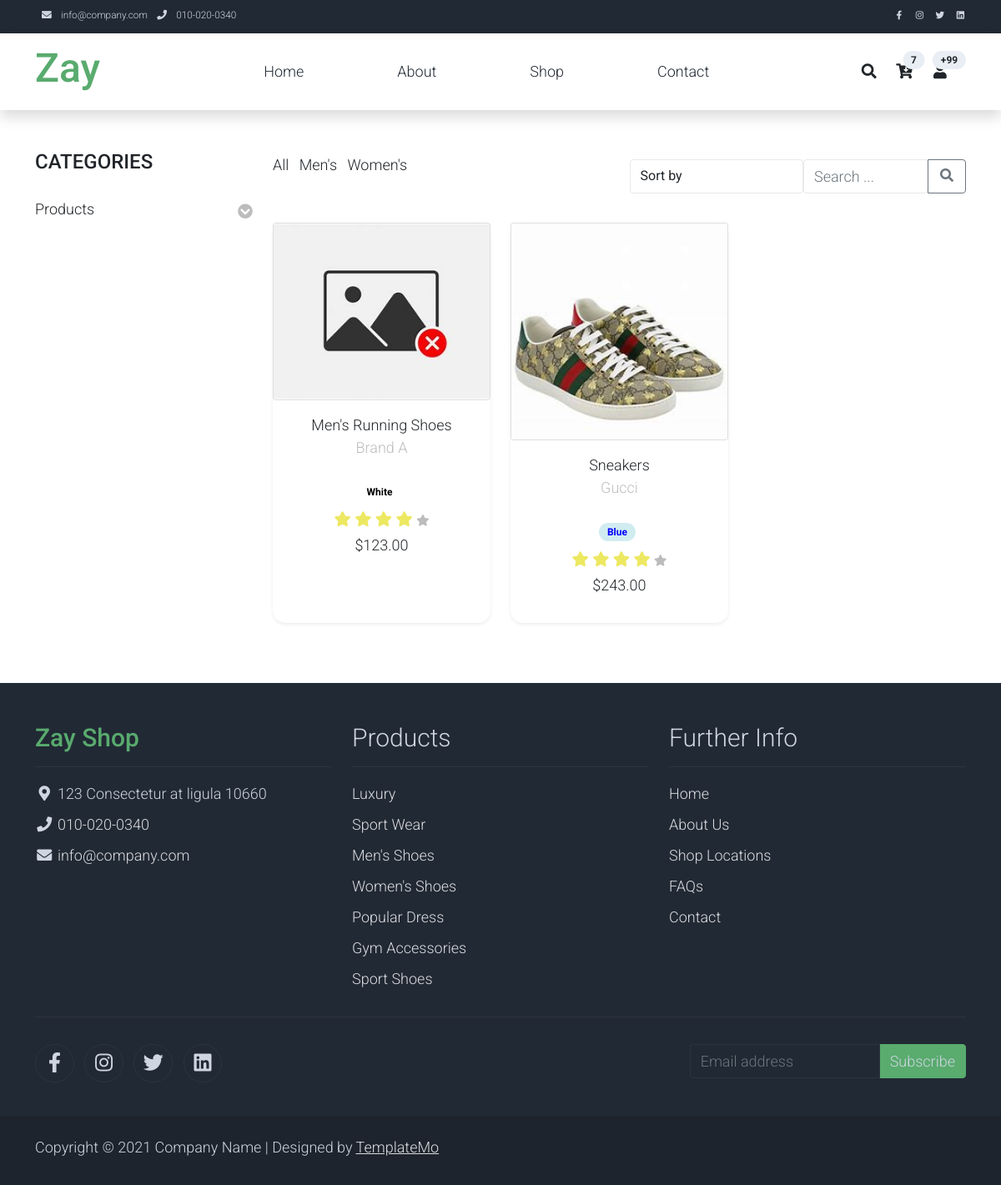
Screenshot of /shop/male/ with the database file from the repository.
### main/models.py (models this page shows, shortened)
class Product(models.Model):
    RATING_CHOICES = [
        (1, '1 Star'),
        (2, '2 Stars'),
        (3, '3 Stars'),
        (4, '4 Stars'),
        (5, '5 Stars'),
    ]
    name = models.CharField(max_length=200)
    rating = models.IntegerField(choices=RATING_CHOICES)
    brand = models.CharField(max_length=100)
    description = models.TextField()
    specifications = models.CharField(max_length=5000, null=True, blank=True)
    available_colors = models.ManyToManyField(Color, blank=True, verbose_name="Available Colors")
    sizes = models.ManyToManyField(Size, blank=True, verbose_name="Available Sizes")
    quantity = models.PositiveIntegerField()
    price = models.DecimalField(max_digits=10, decimal_places=2)
    featured_product = models.BooleanField(default=False, verbose_name="Featured Product")
    category = models.ForeignKey(Category, on_delete=models.CASCADE, related_name="products", null=True)
    gender = models.CharField(max_length=10, choices=[('male', 'Male'), ('female', 'Female'), ('unisex', 'Unisex')], null=True, blank=True)
    images = models.ManyToManyField('ProductImage', related_name='products', blank=True)
    class Meta:
        verbose_name = "Product"
        verbose_name_plural = "Products"

class ProductImage(models.Model):
    product = models.ForeignKey(Product, on_delete=models.CASCADE, related_name='product_images')
    image = models.ImageField(upload_to='product_images/', blank=True, null=True, default='default.jpg')

class Color(models.Model):
    name = models.CharField(max_length=50)

### main/views.py (the view)
# urls.py: path('shop/<str:gender>/', filter_products_by_gender, name='filter_products_by_gender'),
def filter_products_by_gender(request, gender):
    products = Product.objects.filter(gender=gender)
    context = {
        'products': products,
        'gender': gender,
    }
    return render(request, 'shop.html', context)

### templates/shop.html (shortened to what this page needs)
{% extends 'base.html' %}
{% load static %}
{% block content %}
<div class="container py-5">
    <div class="row">
        <div class="col-lg-3 mb-4">
            <h2 class="h4 pb-4 text-uppercase font-weight-bold">Categories</h2>
            <ul class="list-unstyled templatemo-accordion">
                <li class="pb-3">
                    <a class="collapsed d-flex justify-content-between h4 text-dark text-decoration-none" href="#">
                        Products
                        <i class="fa fa-chevron-circle-down mt-1 text-muted"></i>
                    </a>
                </li>
            </ul>
        </div>
        <div class="col-lg-9">
            <div class="row mb-4 align-items-center">
                <div class="col-md-6">
                    <ul class="list-inline shop-top-menu pb-3 pt-1">
                        <li class="list-inline-item"><a class="h5 text-dark text-decoration-none mr-3" href="{% url 'main:shop' %}">All</a></li>
                        <li class="list-inline-item"><a class="h5 text-dark text-decoration-none mr-3" href="{% url 'main:filter_products_by_gender' 'male' %}">Men's</a></li>
                        <li class="list-inline-item"><a class="h5 text-dark text-decoration-none" href="{% url 'main:filter_products_by_gender' 'female' %}">Women's</a></li>
                    </ul>
                </div>
                <div class="col-md-6">
                    <form method="get" action="{% url 'main:shop' %}" id="sortForm" class="d-flex justify-content-end">
                        <select name="sort" class="form-control rounded mr-2" onchange="document.getElementById('sortForm').submit();">
                            <option value="" {% if not sort_option %}selected{% endif %}>Sort by</option>
                        </select>
                        <div class="input-group">
                            <input type="text" name="q" class="form-control rounded" placeholder="Search ..." value="{{ query|default:'' }}" aria-label="Search">
                            <button type="submit" class="btn btn-outline-secondary rounded-right">
                                <i class="fa fa-fw fa-search"></i>
                            </button>
                        </div>
                    </form>
                </div>
            </div>
            <div class="row">
                {% for product in products %}
                    <div class="col-md-4 mb-4">
                        <div class="card product-card shadow-sm rounded-lg border-0 h-100">
                            <div class="card rounded-lg overflow-hidden position-relative">
                                {% if product.images.all %}
                                    <img class="card-img-top img-fluid" src="{{ product.images.first.image.url }}" alt="{{ product.name }}">
                                {% else %}
                                    <img class="card-img-top img-fluid" src="{{ DEFAULT_IMAGE_URL }}" alt="{{ product.name }}">
                                {% endif %}
                            </div>
                            <div class="card-body text-center">
                                <a href="{% url 'main:shop_single' product.id %}" class="h5 text-decoration-none text-dark">{{ product.name }}</a>
                                <p class="small text-muted">{{ product.brand }}</p>
                                <ul class="w-100 list-unstyled d-flex justify-content-center mb-0">
                                    <li class="pt-2">
                                        {% if product.available_colors.all %}
                                            {% for color in product.available_colors.all %}
                                                <span class="badge badge-color-{{ color.name|lower }}">{{ color.name }}</span>
                                            {% endfor %}
                                        {% else %}
                                            <p class="text-muted"><strong>No colors available</strong></p>
                                        {% endif %}
                                    </li>
                                </ul>
                                <ul class="list-unstyled d-flex justify-content-center mt-2 mb-1">
                                    <li>
                                        {% for i in "12345" %}
                                            {% if forloop.counter <= product.rating %}
                                                <i class="text-warning fa fa-star"></i>
                                            {% else %}
                                                <i class="text-muted fa fa-star"></i>
                                            {% endif %}
                                        {% endfor %}
                                    </li>
                                </ul>
                                <p class="text-dark font-weight-bold">${{ product.price }}</p>
                            </div>
                        </div>
                    </div>
                {% endfor %}
            </div>
        </div>
    </div>
</div>
{% endblock content %}

### static/assets/css/templatemo.css (style rules this page uses)
body, ul, li, p, a, label, input, div { font-family: 'Roboto', sans-serif; font-size: 18px !important; font-weight: 300 !important; }
.text-warning { color: #ede861 !important; }
.text-muted { color: #bcbcbc !important; }
.templatemo-accordion a { color: #000; }
.form-control { border: 1px solid #e8e8e8; }

### templates/shop.html (style rules this page uses)
.product-card { transition: transform 0.3s, box-shadow 0.3s; border-radius: 15px; border: 1px solid #e0e0e0; }
.card-body .text-muted { font-size: 0.85rem; }
.badge { margin-right: 5px; padding: 5px 10px; border-radius: 20px; font-size: 0.75rem; }
.badge-color-blue { background-color: #d1ecf1; color: blue; }
.badge-color-white { background-color: white; color: black; }

### rows the page displays
Product: images.first.image (placeholder picture), name "Men's Running Shoes", brand "Brand A", rating 4 (drawn), price "123.00"
Color: name "White"
Product: images.first.image (picture), name "Sneakers", brand "Gucci", rating 4 (drawn), price "243.00"
Color: name "Blue"
